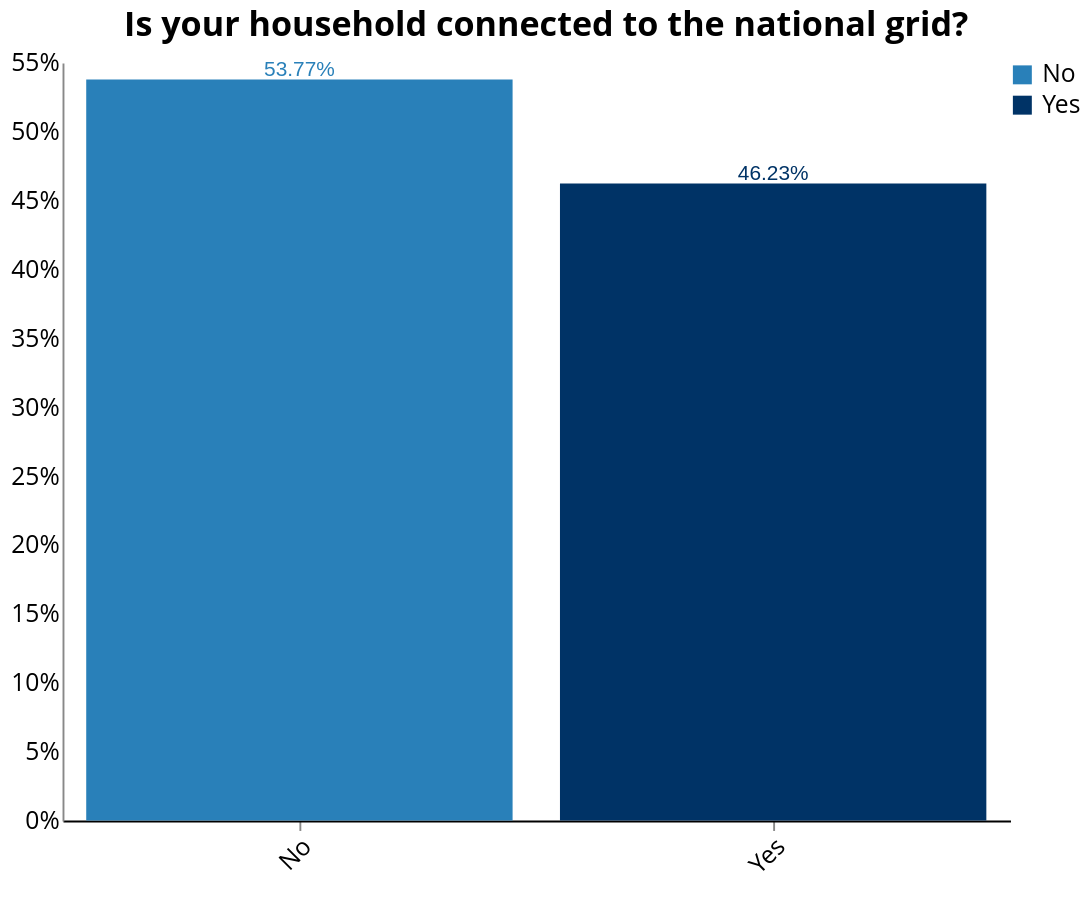

Describe this chart as a Vega-Lite specification.
### Vega-Lite specification from a JSON file in a GitHub repository (floating-point values rounded to 4 significant figures; data arrays with more than 128 entries replaced by an {"elided": "..."} marker saying what was removed)
{"width": 800, "height": 400, "config": {"title": {"fontSize": 18, "font": "Open Sans", "anchor": "center", "fontColor": "#000000"}, "axisX": {"domain": true, "domainColor": "#000000", "grid": false, "labelFont": "Open Sans", "labelFontSize": 13, "titleFont": "Open Sans", "titleFontSize": 13, "titleFontWeight": "normal", "title": "X Axis Title (units)", "labelAngle": -45}, "axisY": {"domain": true, "grid": false, "gridColor": "#DEDDDD", "gridWidth": 1, "labelFont": "Open Sans", "labelFontSize": 13, "labelAngle": 0, "ticks": false, "titleFont": "Open Sans", "titleFontSize": 13, "titleFontWeight": "normal", "titlePadding": 10, "title": "Y Axis Title (units)"}, "range": {"category": ["#2980B9", "#003366", "#FFAE19", "#FF4500", "#438B28", "#45B39D", "#99ADC1", "#212F3C"]}, "legend": {"labelFont": "Open Sans", "labelFontSize": 13, "symbolType": "square", "symbolSize": 100, "titleFont": "Open Sans", "titleFontSize": 13, "titleFontWeight": "normal", "title": "Legend", "orient": "right", "offset": 0}, "tooltip": {"font": "Open Sans"}, "view": {"stroke": "transparent", "text": {"font": "Open Sans", "color": ["#2980B9", "#003366", "#FFAE19", "#FF4500", "#438B28", "#45B39D", "#99ADC1", "#212F3C"], "fontSize": 13, "align": "right", "fontWeight": 400, "size": 13}, "bar": {"size": 40, "binSpacing": 1, "continuousBandSize": 30, "discreteBandSize": 30, "fill": ["#2980B9", "#003366", "#FFAE19", "#FF4500", "#438B28", "#45B39D", "#99ADC1", "#212F3C"], "stroke": false}}}, "layer": [{"mark": "bar", "encoding": {"color": {"type": "nominal", "field": "c2"}, "tooltip": {"type": "nominal", "field": "c2"}, "x": {"type": "nominal", "axis": {"title": " "}, "field": "c2", "sort": {"field": "c2", "op": "count", "order": "descending"}}, "y": {"type": "quantitative", "aggregate": "sum", "axis": {"format": "%", "title": ""}, "field": "pct"}}, "height": 400, "selection": {"selector031": {"type": "single", "fields": ["locality"], "bind": {"input": "select", "options": [null, 0, 1], "labels": ["National", "Urban", "Rural"], "name": "Locality Breakdown  "}}, "selector032": {"type": "single", "fields": ["elc_aggr_tier"], "bind": {"input": "select", "options": [null, "Tier 0", "Tier 1", "Tier 2", "Tier 3", "Tier 4", "Tier 5"], "labels": ["All Tiers", "Tier 0", "Tier 1", "Tier 2", "Tier 3", "Tier 4", "Tier 5"], "name": "Tiers  "}}}, "transform": [{"joinaggregate": [{"op": "count", "field": "*", "as": "total"}]}, {"calculate": "1 / datum.total", "as": "pct"}], "width": 500}, {"mark": {"type": "text", "align": "center", "baseline": "bottom"}, "encoding": {"color": {"type": "nominal", "field": "c2"}, "text": {"type": "quantitative", "aggregate": "sum", "field": "pct", "format": ".2%"}, "tooltip": {"type": "nominal", "field": "c2"}, "x": {"type": "nominal", "axis": {"title": " "}, "field": "c2", "sort": {"field": "c2", "op": "count", "order": "descending"}}, "y": {"type": "quantitative", "aggregate": "sum", "axis": {"format": "%", "title": ""}, "field": "pct"}}, "height": 400, "transform": [{"joinaggregate": [{"op": "count", "field": "*", "as": "total"}]}, {"calculate": "1 / datum.total", "as": "pct"}], "width": 500}], "data": {"name": "data-8b8f9fbccabdd0ac1e1592a38fff0334"}, "title": {"text": ["Is your household connected to the national grid?"], "color": "black", "subtitleColor": "black"}, "transform": [{"filter": {"selection": "selector031"}}, {"filter": {"selection": "selector032"}}], "$schema": "https://vega.github.io/schema/vega-lite/v4.8.1.json", "datasets": {"data-8b8f9fbccabdd0ac1e1592a38fff0334": {"elided": "3632 records"}}}
